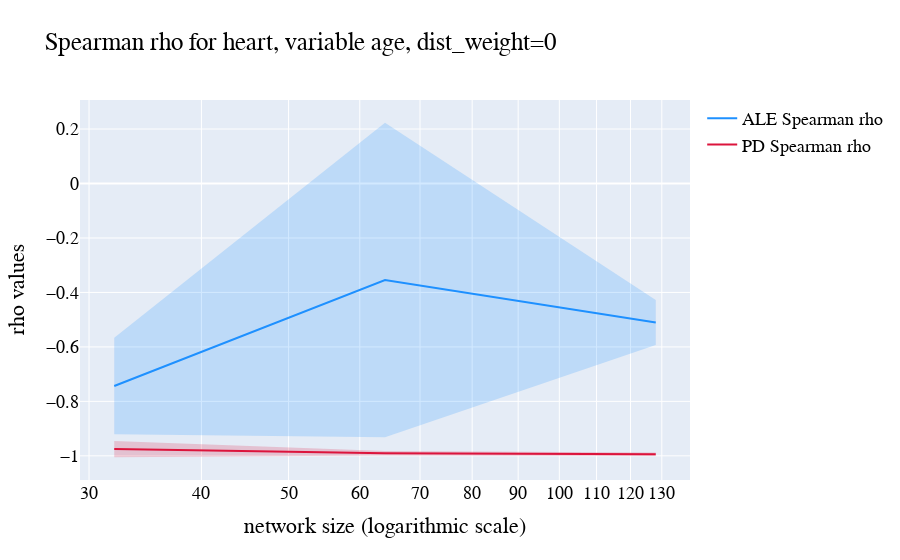
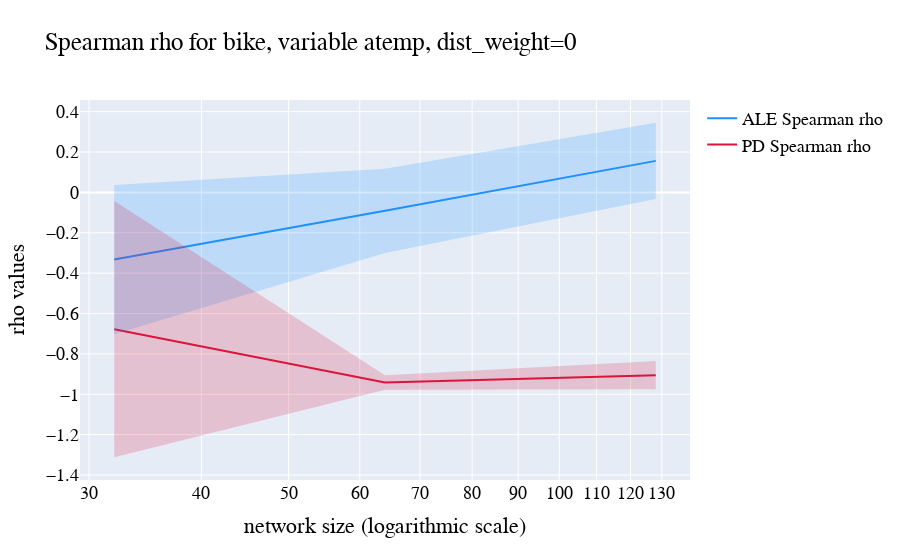
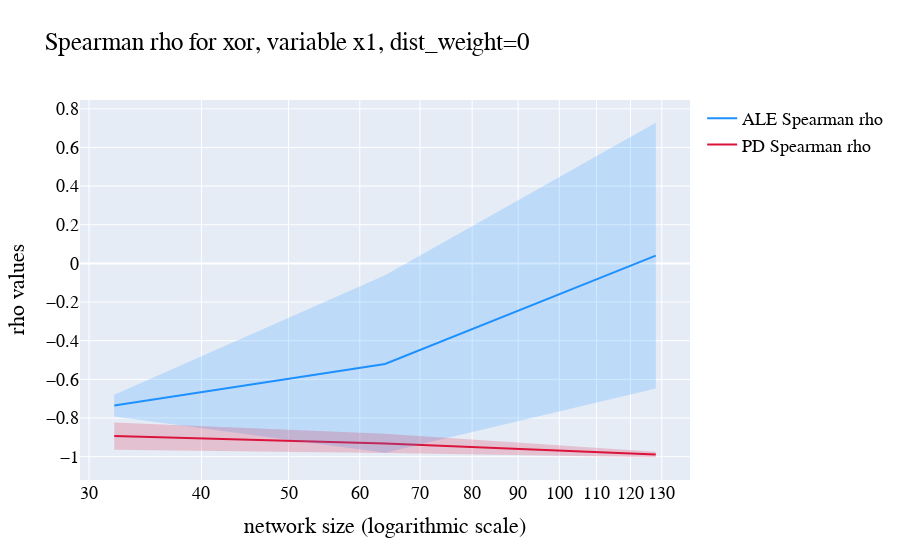
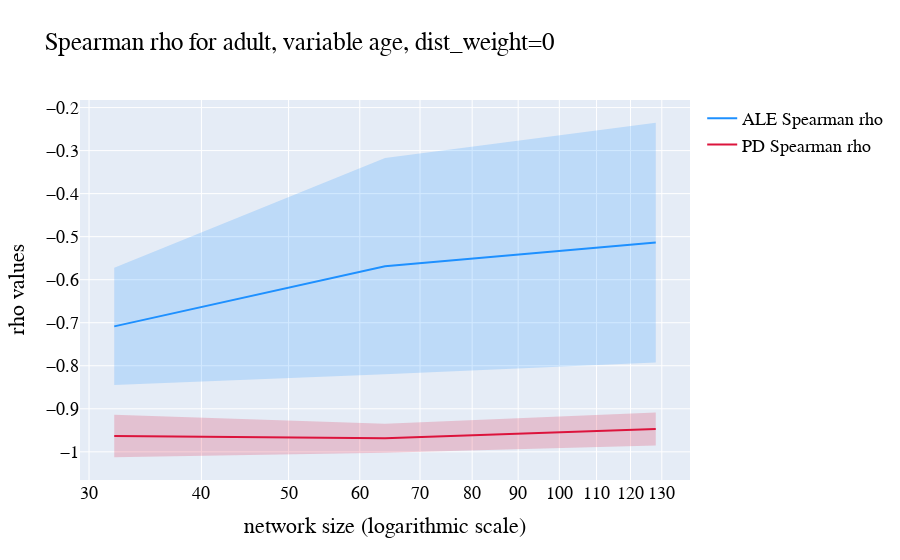

Source (notebook cell) for these figures, in order:
### Code cell
for _, row in df[["name", "variable"]].drop_duplicates().iterrows():
    size_plot(row["name"], row.variable, dist_weight=0)

### Figure 1 — Plotly figure (JSON) as saved in the notebook; plotly's stock layout.template omitted (floating-point values rounded to 4 significant figures)
{"data": [{"line": {"color": "rgba(30,144,255,1)"}, "mode": "lines", "name": "ALE Spearman rho", "type": "scatter", "x": [32, 64, 128], "y": [-0.7436, -0.3544, -0.5105]}, {"line": {"color": "rgba(220,20,60,1)"}, "mode": "lines", "name": "PD Spearman rho", "type": "scatter", "x": [32, 64, 128], "y": [-0.9751, -0.9903, -0.9942]}, {"fill": "toself", "fillcolor": "rgba(30,144,255,0.2)", "hoverinfo": "skip", "line": {"color": "rgba(255,255,255,0)"}, "showlegend": false, "type": "scatter", "x": [32, 64, 128, 128, 64, 32], "y": [-0.5664, 0.2231, -0.4279, -0.593, -0.9318, -0.9208]}, {"fill": "toself", "fillcolor": "rgba(220,20,60,0.2)", "hoverinfo": "skip", "line": {"color": "rgba(255,255,255,0)"}, "showlegend": false, "type": "scatter", "x": [32, 64, 128, 128, 64, 32], "y": [-0.945, -0.9818, -0.9878, -1.001, -0.9987, -1.005]}], "layout": {"font": {"color": "black", "family": "Courier New, monospace", "size": 18}, "title": {"text": "Spearman rho for heart, variable age, dist_weight=0"}, "xaxis": {"title": {"text": "network size (logarithmic scale)"}, "type": "log"}, "yaxis": {"title": {"text": "rho values"}}}}

### Figure 2 — Plotly figure (JSON) as saved in the notebook; plotly's stock layout.template omitted (floating-point values rounded to 4 significant figures)
{"data": [{"line": {"color": "rgba(30,144,255,1)"}, "mode": "lines", "name": "ALE Spearman rho", "type": "scatter", "x": [32, 64, 128], "y": [-0.3329, -0.09143, 0.1561]}, {"line": {"color": "rgba(220,20,60,1)"}, "mode": "lines", "name": "PD Spearman rho", "type": "scatter", "x": [32, 64, 128], "y": [-0.6774, -0.9416, -0.9052]}, {"fill": "toself", "fillcolor": "rgba(30,144,255,0.2)", "hoverinfo": "skip", "line": {"color": "rgba(255,255,255,0)"}, "showlegend": false, "type": "scatter", "x": [32, 64, 128, 128, 64, 32], "y": [0.0367, 0.1173, 0.345, -0.03282, -0.3002, -0.7025]}, {"fill": "toself", "fillcolor": "rgba(220,20,60,0.2)", "hoverinfo": "skip", "line": {"color": "rgba(255,255,255,0)"}, "showlegend": false, "type": "scatter", "x": [32, 64, 128, 128, 64, 32], "y": [-0.04288, -0.9058, -0.8348, -0.9755, -0.9773, -1.312]}], "layout": {"font": {"color": "black", "family": "Courier New, monospace", "size": 18}, "title": {"text": "Spearman rho for bike, variable atemp, dist_weight=0"}, "xaxis": {"title": {"text": "network size (logarithmic scale)"}, "type": "log"}, "yaxis": {"title": {"text": "rho values"}}}}

### Figure 3 — Plotly figure (JSON) as saved in the notebook; plotly's stock layout.template omitted (floating-point values rounded to 4 significant figures)
{"data": [{"line": {"color": "rgba(30,144,255,1)"}, "mode": "lines", "name": "ALE Spearman rho", "type": "scatter", "x": [32, 64, 128], "y": [-0.7356, -0.5206, 0.04013]}, {"line": {"color": "rgba(220,20,60,1)"}, "mode": "lines", "name": "PD Spearman rho", "type": "scatter", "x": [32, 64, 128], "y": [-0.8935, -0.9312, -0.9885]}, {"fill": "toself", "fillcolor": "rgba(30,144,255,0.2)", "hoverinfo": "skip", "line": {"color": "rgba(255,255,255,0)"}, "showlegend": false, "type": "scatter", "x": [32, 64, 128, 128, 64, 32], "y": [-0.6794, -0.0616, 0.728, -0.6477, -0.9796, -0.7918]}, {"fill": "toself", "fillcolor": "rgba(220,20,60,0.2)", "hoverinfo": "skip", "line": {"color": "rgba(255,255,255,0)"}, "showlegend": false, "type": "scatter", "x": [32, 64, 128, 128, 64, 32], "y": [-0.8229, -0.8813, -0.974, -1.003, -0.9811, -0.9641]}], "layout": {"font": {"color": "black", "family": "Courier New, monospace", "size": 18}, "title": {"text": "Spearman rho for xor, variable x1, dist_weight=0"}, "xaxis": {"title": {"text": "network size (logarithmic scale)"}, "type": "log"}, "yaxis": {"title": {"text": "rho values"}}}}

### Figure 4 — Plotly figure (JSON) as saved in the notebook; plotly's stock layout.template omitted (floating-point values rounded to 4 significant figures)
{"data": [{"line": {"color": "rgba(30,144,255,1)"}, "mode": "lines", "name": "ALE Spearman rho", "type": "scatter", "x": [32, 64, 128], "y": [-0.7085, -0.5686, -0.5138]}, {"line": {"color": "rgba(220,20,60,1)"}, "mode": "lines", "name": "PD Spearman rho", "type": "scatter", "x": [32, 64, 128], "y": [-0.9632, -0.9684, -0.947]}, {"fill": "toself", "fillcolor": "rgba(30,144,255,0.2)", "hoverinfo": "skip", "line": {"color": "rgba(255,255,255,0)"}, "showlegend": false, "type": "scatter", "x": [32, 64, 128, 128, 64, 32], "y": [-0.5722, -0.3172, -0.2353, -0.7923, -0.8199, -0.8447]}, {"fill": "toself", "fillcolor": "rgba(220,20,60,0.2)", "hoverinfo": "skip", "line": {"color": "rgba(255,255,255,0)"}, "showlegend": false, "type": "scatter", "x": [32, 64, 128, 128, 64, 32], "y": [-0.9138, -0.9345, -0.9087, -0.9853, -1.002, -1.013]}], "layout": {"font": {"color": "black", "family": "Courier New, monospace", "size": 18}, "title": {"text": "Spearman rho for adult, variable age, dist_weight=0"}, "xaxis": {"title": {"text": "network size (logarithmic scale)"}, "type": "log"}, "yaxis": {"title": {"text": "rho values"}}}}
